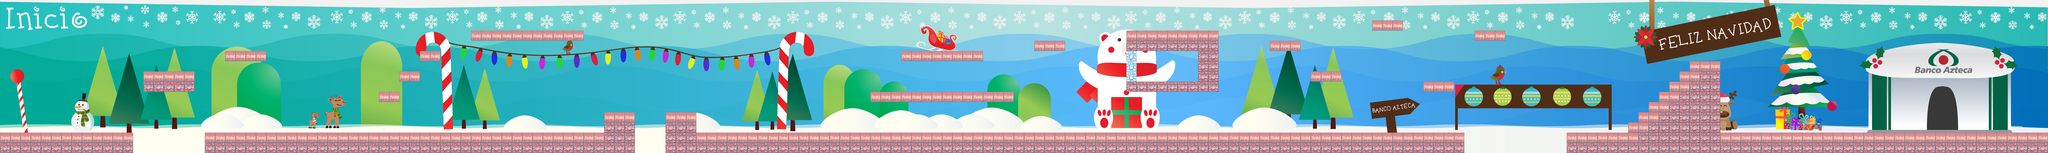

A 2D game scene composited from a Tiled map and its tileset images. What follows is a short description and the map's XML, with each tile layer's data collapsed to a summary:
An orthogonal 200x15 tile map with 32x32 px tiles, 2 tile layers (patrones, collision), 6 tilesets, 1 image layer and 9 objects (7x WalkingEnemy, hero, me.LevelEntity).

<map version="1.0" orientation="orthogonal" renderorder="right-down" width="200" height="15" tilewidth="32" tileheight="32">
 <tileset firstgid="1" name="lower_floor" tilewidth="32" tileheight="32">
  <image source="../img/lower_floor.png" width="32" height="32" />
 </tileset>
 <tileset firstgid="2" name="upper_floor" tilewidth="32" tileheight="32">
  <image source="../img/upper_floor.png" width="32" height="32" />
 </tileset>
 <tileset firstgid="3" name="metatiles32x32" tilewidth="32" tileheight="32">
  <image source="metatiles32x32.png" width="160" height="32" />
  <tile id="0">
   <properties>
    <property name="type" value="solid" />
   </properties>
  </tile>
 </tileset>
 <tileset firstgid="8" name="Bloque_flotante" tilewidth="32" tileheight="32">
  <image source="../img/navidad/Bloque_flotante.png" width="32" height="32" />
 </tileset>
 <tileset firstgid="9" name="Piso_inferior" tilewidth="32" tileheight="32">
  <image source="../img/navidad/Piso_inferior.png" width="32" height="32" />
 </tileset>
 <tileset firstgid="10" name="Piso_superior" tilewidth="32" tileheight="32">
  <image source="../img/navidad/Piso_superior.png" width="32" height="32" />
 </tileset>
 <imagelayer name="fondo">
  <image source="../img/navidad/Escenario_1.jpg" />
 </imagelayer>
 <layer name="patrones" width="200" height="15">
  <data>[3000 cells, 521 non-empty, 2 distinct tile ids]</data>
 </layer>
 <layer name="collision" width="200" height="15" opacity="0.41">
  <data>[3000 cells, 518 non-empty, 1 distinct tile ids]</data>
 </layer>
 <objectgroup color="#00a40a" name="Spawn">
  <object name="hero" x="13" y="317" width="73" height="96">
   <properties>
    <property name="image" value="mujer" />
    <property name="spritewidth" value="73" />
   </properties>
  </object>
 </objectgroup>
 <objectgroup color="#cb0c00" name="Enemies">
  <object name="WalkingEnemy" x="1490" y="57" width="317" height="36">
   <properties>
    <property name="hp" value="2" />
    <property name="image" value="nieve1" />
    <property name="spriteheight" value="48" />
    <property name="spritewidth" value="54" />
    <property name="walkframes" value="8" />
   </properties>
  </object>
  <object name="WalkingEnemy" x="685" y="376" width="387" height="37">
   <properties>
    <property name="hp" value="2" />
    <property name="image" value="yeti1" />
    <property name="spriteheight" value="96" />
    <property name="spritewidth" value="100" />
    <property name="walkframes" value="7" />
   </properties>
  </object>
  <object name="WalkingEnemy" x="2175" y="377" width="317" height="36">
   <properties>
    <property name="hp" value="2" />
    <property name="image" value="nieve2" />
    <property name="spriteheight" value="96" />
    <property name="spritewidth" value="76" />
    <property name="walkframes" value="7" />
   </properties>
  </object>
  <object name="WalkingEnemy" x="2721.5" y="249" width="266" height="38">
   <properties>
    <property name="hp" value="2" />
    <property name="image" value="yeti3" />
    <property name="spriteheight" value="32" />
    <property name="spritewidth" value="31" />
    <property name="walkframes" value="8" />
   </properties>
  </object>
  <object name="WalkingEnemy" x="2946" y="247" width="218" height="39">
   <properties>
    <property name="hp" value="2" />
    <property name="image" value="yeti3" />
    <property name="spriteheight" value="32" />
    <property name="spritewidth" value="31" />
    <property name="walkframes" value="8" />
   </properties>
  </object>
  <object name="WalkingEnemy" x="3738" y="377.5" width="288" height="36">
   <properties>
    <property name="hp" value="2" />
    <property name="image" value="yeti3" />
    <property name="spriteheight" value="32" />
    <property name="spritewidth" value="31" />
    <property name="walkframes" value="8" />
   </properties>
  </object>
  <object name="WalkingEnemy" x="4169.5" y="378.5" width="404" height="36">
   <properties>
    <property name="hp" value="2" />
    <property name="image" value="yeti1" />
    <property name="spriteheight" value="96" />
    <property name="spritewidth" value="100" />
    <property name="walkframes" value="7" />
   </properties>
  </object>
 </objectgroup>
 <objectgroup name="Exit">
  <object name="me.LevelEntity" x="6021" y="403">
   <properties>
    <property name="duration" value="250" />
    <property name="fade" value="#000000" />
    <property name="to" value="map2" />
   </properties>
   <polygon points="0,0 7,-60 26,-120 45,-134 61,-129 76,-111 89,-61 96,-22 96,3 -1,3" />
  </object>
 </objectgroup>
 <objectgroup name="Gifts" />
</map>
